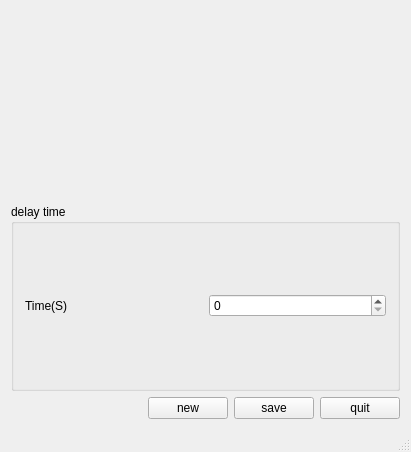
<?xml version="1.0" encoding="UTF-8"?>
<ui version="4.0">
 <class>MainWindow</class>
 <widget class="QMainWindow" name="MainWindow">
  <property name="geometry">
   <rect>
    <x>0</x>
    <y>0</y>
    <width>411</width>
    <height>452</height>
   </rect>
  </property>
  <property name="windowTitle">
   <string>MainWindow</string>
  </property>
  <widget class="QWidget" name="centralWidget">
   <layout class="QVBoxLayout" name="verticalLayout_2">
    <item>
     <layout class="QVBoxLayout" name="verticalLayout">
      <item>
       <widget class="QLabel" name="screenLabel">
        <property name="text">
         <string>&lt;html&gt;&lt;head/&gt;&lt;body&gt;&lt;p&gt;&lt;br/&gt;&lt;/p&gt;&lt;/body&gt;&lt;/html&gt;</string>
        </property>
       </widget>
      </item>
      <item>
       <widget class="QGroupBox" name="groupBox">
        <property name="title">
         <string>delay time</string>
        </property>
        <layout class="QHBoxLayout" name="horizontalLayout_3">
         <item>
          <layout class="QHBoxLayout" name="horizontalLayout">
           <item>
            <widget class="QLabel" name="label">
             <property name="text">
              <string>Time(S)</string>
             </property>
            </widget>
           </item>
           <item>
            <widget class="QSpinBox" name="spinBox"/>
           </item>
          </layout>
         </item>
        </layout>
       </widget>
      </item>
      <item>
       <layout class="QHBoxLayout" name="horizontalLayout_2">
        <item>
         <spacer name="horizontalSpacer">
          <property name="orientation">
           <enum>Qt::Horizontal</enum>
          </property>
          <property name="sizeHint" stdset="0">
           <size>
            <width>40</width>
            <height>20</height>
           </size>
          </property>
         </spacer>
        </item>
        <item>
         <widget class="QPushButton" name="newButton">
          <property name="text">
           <string>new</string>
          </property>
         </widget>
        </item>
        <item>
         <widget class="QPushButton" name="saveButton">
          <property name="text">
           <string>save</string>
          </property>
         </widget>
        </item>
        <item>
         <widget class="QPushButton" name="pushButton_3">
          <property name="text">
           <string>quit</string>
          </property>
         </widget>
        </item>
       </layout>
      </item>
     </layout>
    </item>
   </layout>
  </widget>
  <widget class="QMenuBar" name="menuBar">
   <property name="geometry">
    <rect>
     <x>0</x>
     <y>0</y>
     <width>411</width>
     <height>25</height>
    </rect>
   </property>
  </widget>
  <widget class="QStatusBar" name="statusBar"/>
 </widget>
 <layoutdefault spacing="6" margin="11"/>
 <resources/>
 <connections>
  <connection>
   <sender>pushButton_3</sender>
   <signal>clicked()</signal>
   <receiver>MainWindow</receiver>
   <slot>close()</slot>
   <hints>
    <hint type="sourcelabel">
     <x>357</x>
     <y>355</y>
    </hint>
    <hint type="destinationlabel">
     <x>335</x>
     <y>397</y>
    </hint>
   </hints>
  </connection>
 </connections>
</ui>
